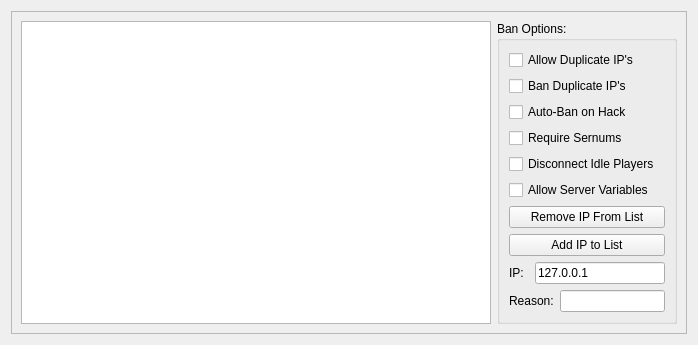
<?xml version="1.0" encoding="UTF-8"?>
<ui version="4.0">
 <class>BannedIP</class>
 <widget class="QDialog" name="BannedIP">
  <property name="geometry">
   <rect>
    <x>0</x>
    <y>0</y>
    <width>698</width>
    <height>313</height>
   </rect>
  </property>
  <property name="windowTitle">
   <string>Banned IP Addresses:</string>
  </property>
  <layout class="QGridLayout" name="gridLayout">
   <item row="0" column="0">
    <widget class="QFrame" name="frame">
     <property name="frameShape">
      <enum>QFrame::StyledPanel</enum>
     </property>
     <property name="frameShadow">
      <enum>QFrame::Raised</enum>
     </property>
     <layout class="QGridLayout" name="gridLayout_2">
      <item row="0" column="0" rowspan="2">
       <widget class="QTableView" name="banTable">
        <property name="sizePolicy">
         <sizepolicy hsizetype="Expanding" vsizetype="Expanding">
          <horstretch>0</horstretch>
          <verstretch>0</verstretch>
         </sizepolicy>
        </property>
        <attribute name="horizontalHeaderDefaultSectionSize">
         <number>100</number>
        </attribute>
        <attribute name="horizontalHeaderMinimumSectionSize">
         <number>50</number>
        </attribute>
        <attribute name="horizontalHeaderStretchLastSection">
         <bool>true</bool>
        </attribute>
        <attribute name="verticalHeaderVisible">
         <bool>false</bool>
        </attribute>
        <attribute name="verticalHeaderMinimumSectionSize">
         <number>30</number>
        </attribute>
       </widget>
      </item>
      <item row="0" column="1" rowspan="2" colspan="2">
       <widget class="QGroupBox" name="groupBox">
        <property name="title">
         <string>Ban Options:</string>
        </property>
        <layout class="QGridLayout" name="gridLayout_3">
         <item row="0" column="0" colspan="3">
          <widget class="QCheckBox" name="allowDupedIP">
           <property name="text">
            <string>Allow Duplicate IP's</string>
           </property>
          </widget>
         </item>
         <item row="1" column="0" colspan="3">
          <widget class="QCheckBox" name="banDupedIP">
           <property name="text">
            <string>Ban Duplicate IP's</string>
           </property>
          </widget>
         </item>
         <item row="2" column="0" colspan="3">
          <widget class="QCheckBox" name="banHackers">
           <property name="text">
            <string>Auto-Ban on Hack</string>
           </property>
          </widget>
         </item>
         <item row="3" column="0" colspan="3">
          <widget class="QCheckBox" name="reqSernums">
           <property name="text">
            <string>Require Sernums</string>
           </property>
          </widget>
         </item>
         <item row="4" column="0" colspan="3">
          <widget class="QCheckBox" name="disconnectIdles">
           <property name="text">
            <string>Disconnect Idle Players</string>
           </property>
          </widget>
         </item>
         <item row="5" column="0" colspan="3">
          <widget class="QCheckBox" name="allowSSV">
           <property name="text">
            <string>Allow Server Variables</string>
           </property>
          </widget>
         </item>
         <item row="6" column="0" colspan="3">
          <widget class="QPushButton" name="removeIPBan">
           <property name="text">
            <string>Remove IP From List</string>
           </property>
           <property name="autoDefault">
            <bool>false</bool>
           </property>
          </widget>
         </item>
         <item row="7" column="0" colspan="3">
          <widget class="QPushButton" name="addIPBan">
           <property name="text">
            <string>Add IP to List</string>
           </property>
           <property name="autoDefault">
            <bool>false</bool>
           </property>
          </widget>
         </item>
         <item row="8" column="0">
          <widget class="QLabel" name="label">
           <property name="text">
            <string>IP:</string>
           </property>
          </widget>
         </item>
         <item row="8" column="1" colspan="2">
          <widget class="QLineEdit" name="banIP">
           <property name="sizePolicy">
            <sizepolicy hsizetype="Fixed" vsizetype="Fixed">
             <horstretch>0</horstretch>
             <verstretch>0</verstretch>
            </sizepolicy>
           </property>
           <property name="maximumSize">
            <size>
             <width>133</width>
             <height>16777215</height>
            </size>
           </property>
           <property name="text">
            <string>127.0.0.1</string>
           </property>
          </widget>
         </item>
         <item row="9" column="0" colspan="2">
          <widget class="QLabel" name="label_2">
           <property name="text">
            <string>Reason:</string>
           </property>
          </widget>
         </item>
         <item row="9" column="2">
          <widget class="QLineEdit" name="banReason">
           <property name="sizePolicy">
            <sizepolicy hsizetype="Fixed" vsizetype="Fixed">
             <horstretch>0</horstretch>
             <verstretch>0</verstretch>
            </sizepolicy>
           </property>
           <property name="maximumSize">
            <size>
             <width>105</width>
             <height>16777215</height>
            </size>
           </property>
          </widget>
         </item>
        </layout>
       </widget>
      </item>
     </layout>
    </widget>
   </item>
  </layout>
 </widget>
 <resources/>
 <connections/>
</ui>
